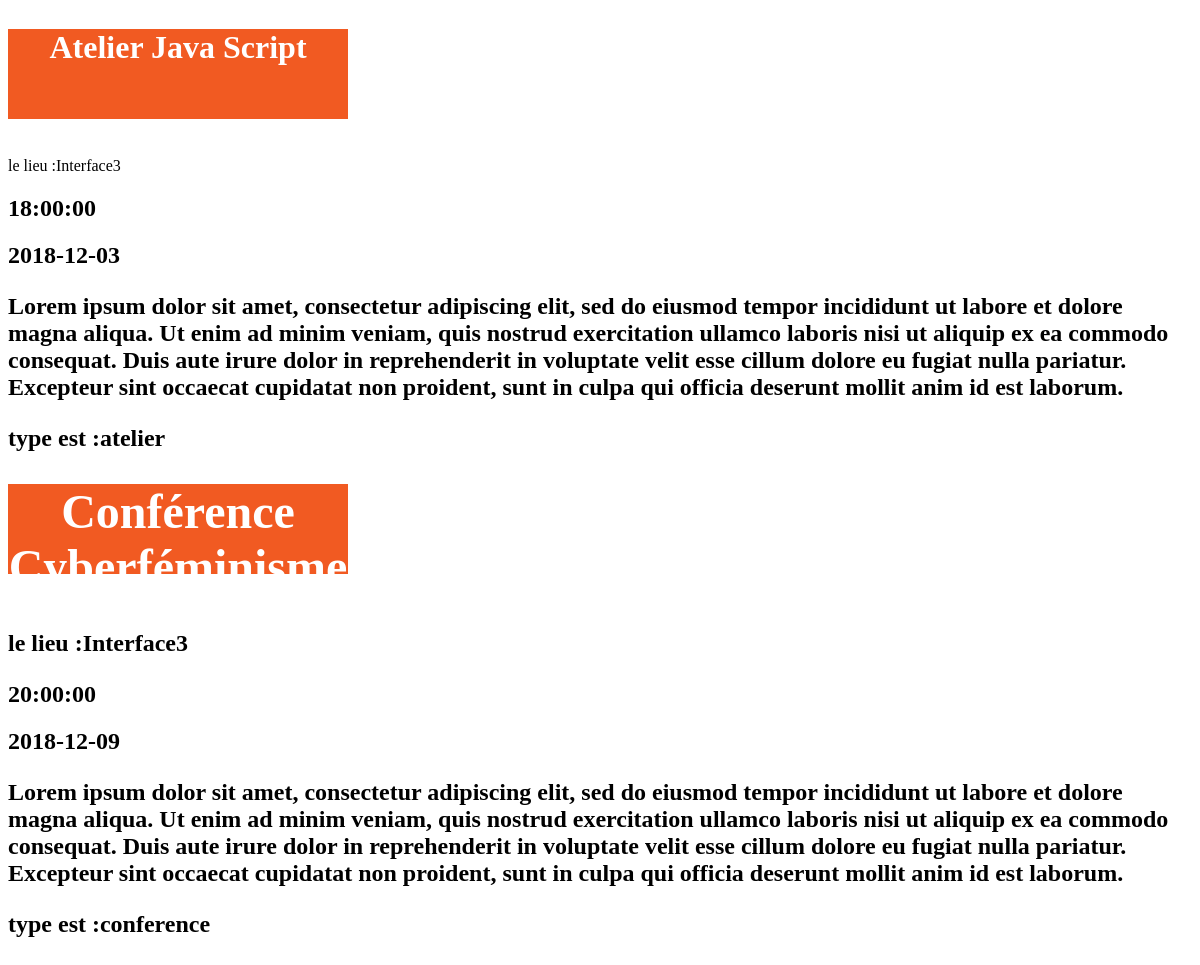
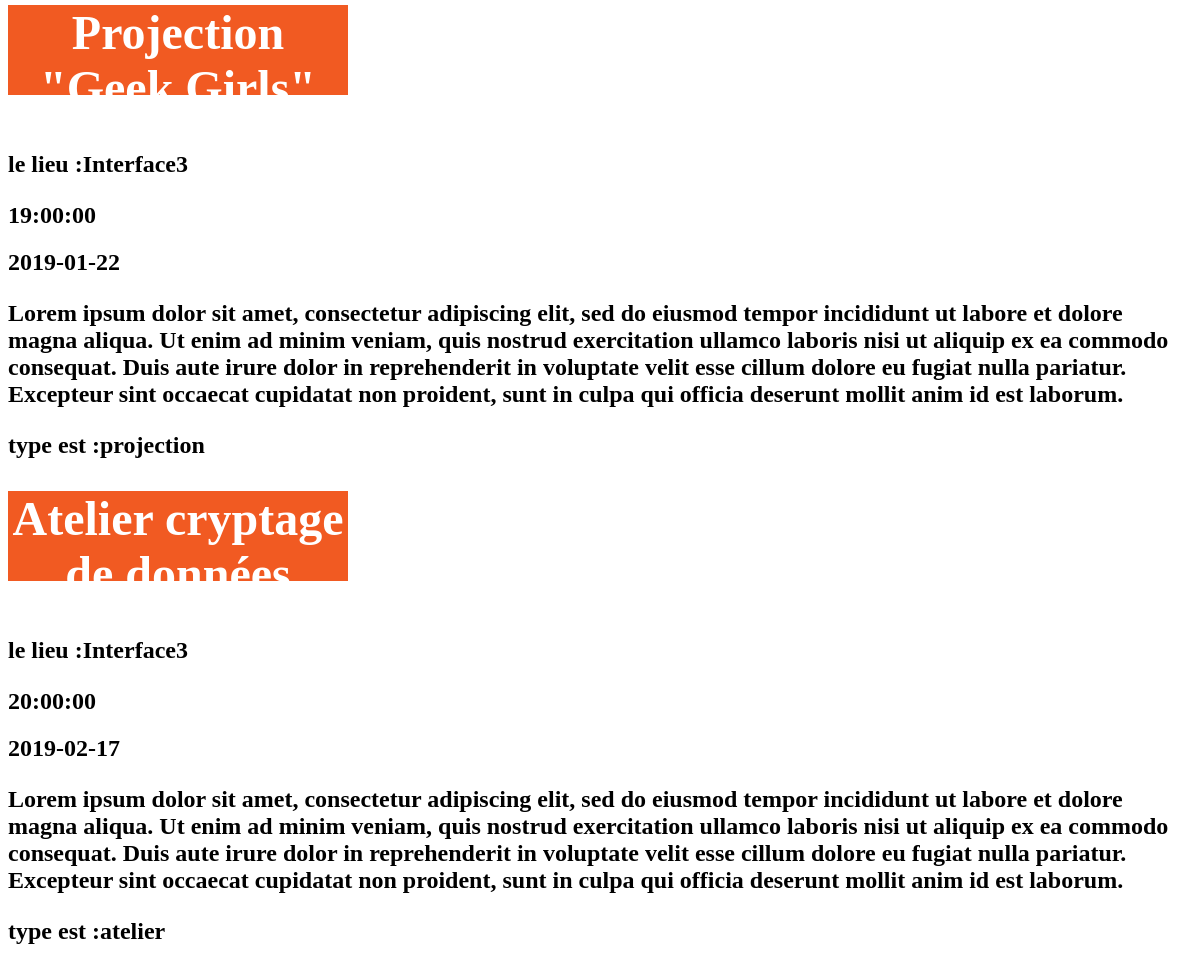
Screenshot of /fatima/index.php with the database file from the repository (2 pictures, top to bottom).
### tables this page shows
CREATE TABLE `t_evenement` (
  `id` smallint(6) NOT NULL,
  `nom` varchar(100) NOT NULL,
  `lieu` varchar(100) NOT NULL,
  `date` date NOT NULL,
  `heure` time NOT NULL,
  `description` text NOT NULL,
  `type` varchar(100) NOT NULL,
  `image` varchar(50) NOT NULL
);

### fatima/index.php (the view, shortened to what this page needs)
<!DOCTYPE html>
<html lang="en">
<head>
    <link rel="stylesheet" href="design/style.css">
</head>
<?php
    try {
        $pdo = new PDO(MYSQL_DSN, DB_USER, DB_PWD);
    } catch (PDOExeption $e){
        echo $e->getMessage();
        $pdo = null ;
        die();
    }
    $statement = $pdo->query('SELECT * FROM t_evenement');
    $t_evenement = $statement->fetchall(PDO::FETCH_ASSOC);
?>
<?php
  for($i = 0; $i < count($t_evenement); $i++){
      echo   "<div class='atelimg'>" . "<h1>" . $t_evenement[$i]['nom'] . "</h1>" . "</div>" .
             "<div>" . "<p>" .  "le lieu  :" . $t_evenement[$i]['lieu'] .  "<br>". "</p>" ."</div>" .
             "<h2>" .$t_evenement[$i]['heure'] . "</h2>" .
             "<h2>"  . $t_evenement[$i]['date'] . "</h2" . "<br>".
             "<div id='divPara1'>" . "<p>" . $t_evenement[$i]['description'] . "</p>" . "</div>".
             "type est :" . $t_evenement[$i]['type'];
  }
?>
<body>
</body>
</html>

### fatima/design/style.css (style rules this page uses)
h1 { color: white; background-color:#F15A22; text-align:center; width: 340px; height: 90px; }
.atelimg { display: flex; flex-direction: row; }
#divPara1 { position: relative; bottom: 100x; }

### rows the page displays
t_evenement: nom "Atelier Java Script", lieu "Interface3", heure "18:00:00", date "2018-12-03", description "Lorem ipsum dolor sit amet, consectetur adipiscing elit, sed do eiusmod tempor incididunt ut labore et dolore magna aliqua. Ut enim ad minim veniam, quis nostrud exercitation ullamco laboris nisi ut aliquip ex ea commodo consequat. Duis aute irure dolor in reprehenderit in voluptate velit esse cillum dolore eu fugiat nulla pariatur. Excepteur sint occaecat cupidatat non proident, sunt in culpa qui officia deserunt mollit anim id est laborum.", type "atelier"
t_evenement: nom "Conférence Cyberféminisme", lieu "Interface3", heure "20:00:00", date "2018-12-09", description "Lorem ipsum dolor sit amet, consectetur adipiscing elit, sed do eiusmod tempor incididunt ut labore et dolore magna aliqua. Ut enim ad minim veniam, quis nostrud exercitation ullamco laboris nisi ut aliquip ex ea commodo consequat. Duis aute irure dolor in reprehenderit in voluptate velit esse cillum dolore eu fugiat nulla pariatur. Excepteur sint occaecat cupidatat non proident, sunt in culpa qui officia deserunt mollit anim id est laborum.", type "conference"
t_evenement: nom "Projection \"Geek Girls\"", lieu "Interface3", heure "19:00:00", date "2019-01-22", description "Lorem ipsum dolor sit amet, consectetur adipiscing elit, sed do eiusmod tempor incididunt ut labore et dolore magna aliqua. Ut enim ad minim veniam, quis nostrud exercitation ullamco laboris nisi ut aliquip ex ea commodo consequat. Duis aute irure dolor in reprehenderit in voluptate velit esse cillum dolore eu fugiat nulla pariatur. Excepteur sint occaecat cupidatat non proident, sunt in culpa qui officia deserunt mollit anim id est laborum.", type "projection"
t_evenement: nom "Atelier cryptage de données", lieu "Interface3", heure "20:00:00", date "2019-02-17", description "Lorem ipsum dolor sit amet, consectetur adipiscing elit, sed do eiusmod tempor incididunt ut labore et dolore magna aliqua. Ut enim ad minim veniam, quis nostrud exercitation ullamco laboris nisi ut aliquip ex ea commodo consequat. Duis aute irure dolor in reprehenderit in voluptate velit esse cillum dolore eu fugiat nulla pariatur. Excepteur sint occaecat cupidatat non proident, sunt in culpa qui officia deserunt mollit anim id est laborum.", type "atelier"
